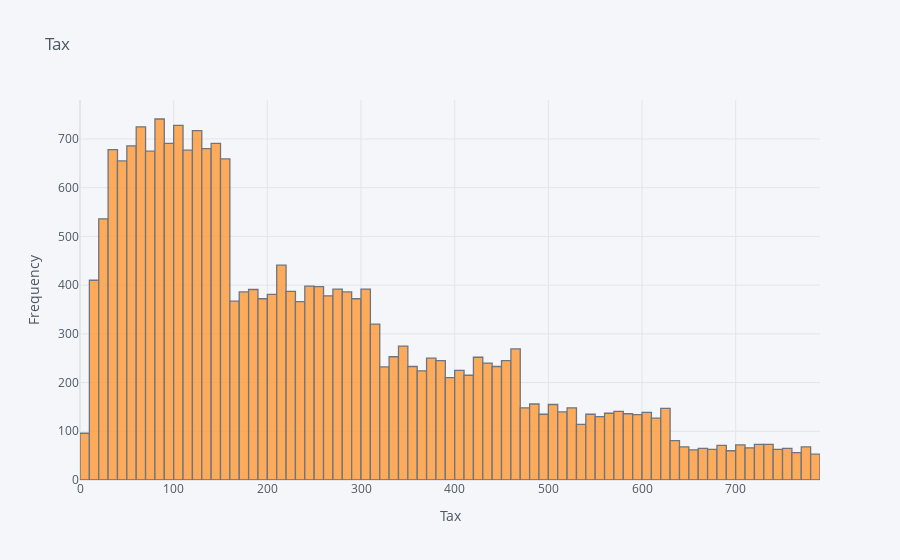

Source (notebook cell):
### Code cell
Customer_Final['Tax'].iplot(kind='hist',xTitle='Tax',yTitle='Frequency',title='Tax')

### Figure 1 — Plotly figure (JSON) as saved in the notebook; plotly's stock layout.template omitted (floating-point values rounded to 4 significant figures; data arrays with more than 128 entries replaced by an {"elided": "..."} marker saying what was removed)
{"data": [{"histfunc": "count", "histnorm": "", "marker": {"color": "rgba(255, 153, 51, 1.0)", "line": {"color": "#4D5663", "width": 1.3}}, "name": "Tax", "opacity": 0.8, "orientation": "v", "type": "histogram", "x": {"elided": "23053 float values"}}], "layout": {"barmode": "overlay", "legend": {"bgcolor": "#F5F6F9", "font": {"color": "#4D5663"}}, "paper_bgcolor": "#F5F6F9", "plot_bgcolor": "#F5F6F9", "title": {"font": {"color": "#4D5663"}, "text": "Tax"}, "xaxis": {"gridcolor": "#E1E5ED", "showgrid": true, "tickfont": {"color": "#4D5663"}, "title": {"font": {"color": "#4D5663"}, "text": "Tax"}, "zerolinecolor": "#E1E5ED"}, "yaxis": {"gridcolor": "#E1E5ED", "showgrid": true, "tickfont": {"color": "#4D5663"}, "title": {"font": {"color": "#4D5663"}, "text": "Frequency"}, "zerolinecolor": "#E1E5ED"}}}
